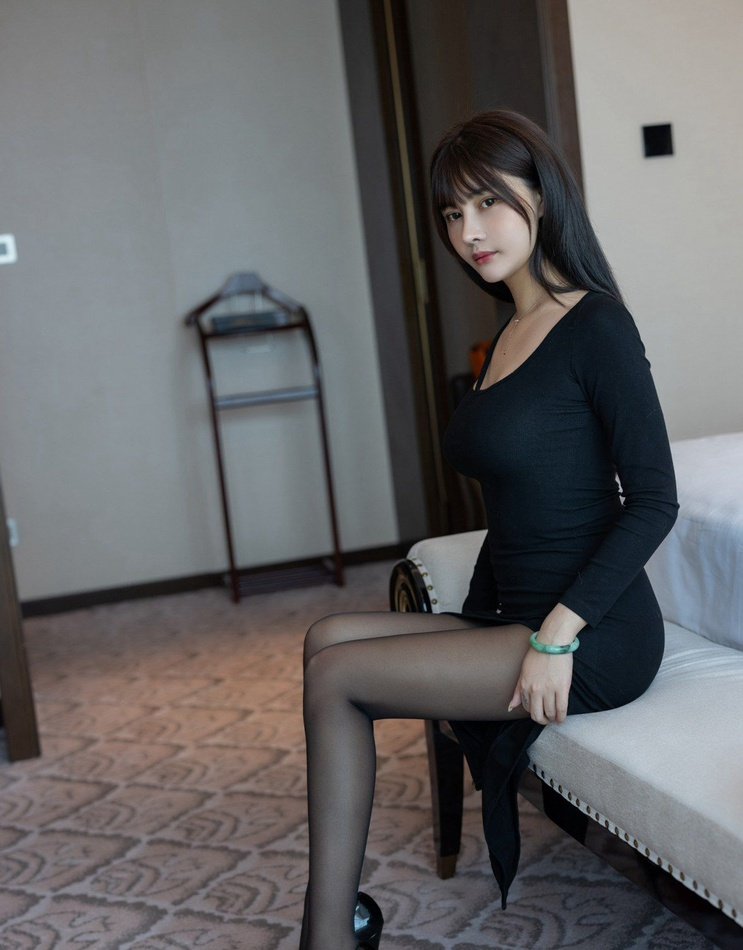
#> input picture picture_material/beauty_leg2.jpg, 743 x 950 px, shrunk from 1178 x 1507 before the run, found by its file name
$ python 10.otsus.py
#> lines starting #> are read from the running program, lines starting #| are printed output that depends on the picture; after the words box and inside, x2 and y2 are one past the last pixel; in counts of white or black regions, pixels touching at a corner belong together
import cv2
from matplotlib import pyplot as plt
import numpy as np

def sp_noise(img, prob):
    #椒盐噪声 prob：噪声比例
    img_noise = np.zeros(img.shape, np.uint8)
    thres = 1 - prob
    for i in range(img.shape[0]):
        for j in range(img.shape[1]):
            rNum = np.random.random()
            if rNum < prob:
                img_noise[i][j] = 0
            elif rNum > thres:
                img_noise[i][j] = 255
            else:
                img_noise[i][j] = img[i][j]
    return img_noise

img = cv2.imread("picture_material/beauty_leg2.jpg")
#> img is the input picture: shape (950, 743, 3); mean B, G, R 101.2, 99.8, 100.1
img = cv2.cvtColor(img, cv2.COLOR_BGR2GRAY)
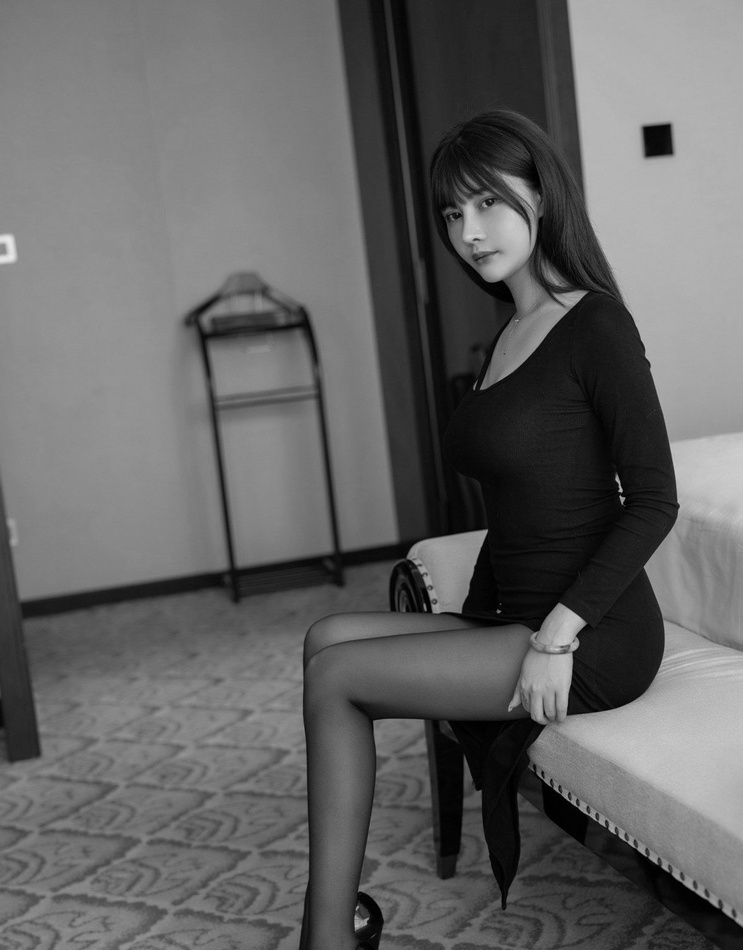
#> img: shape (950, 743); min 0, max 234, mean 100
img = sp_noise(img, 0.06)
#> after the loop in sp_noise, `for i in range(img.shape[0]):`:
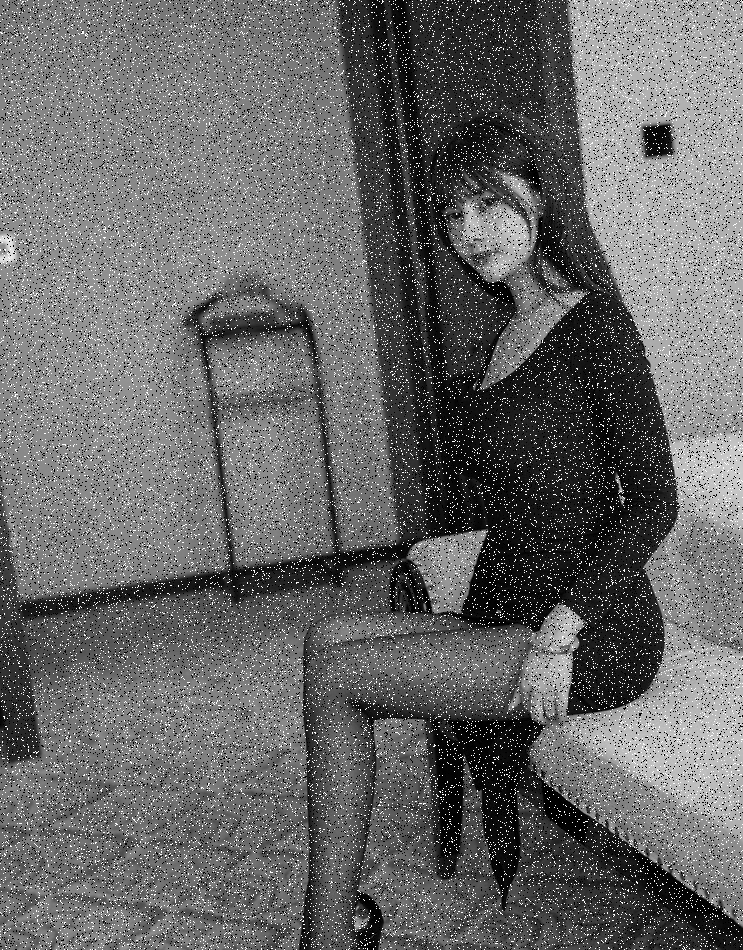
#> img_noise: shape (950, 743); min 0, max 255, mean 103.3
ret1, th1 = cv2.threshold(img, 127, 255, cv2.THRESH_BINARY)
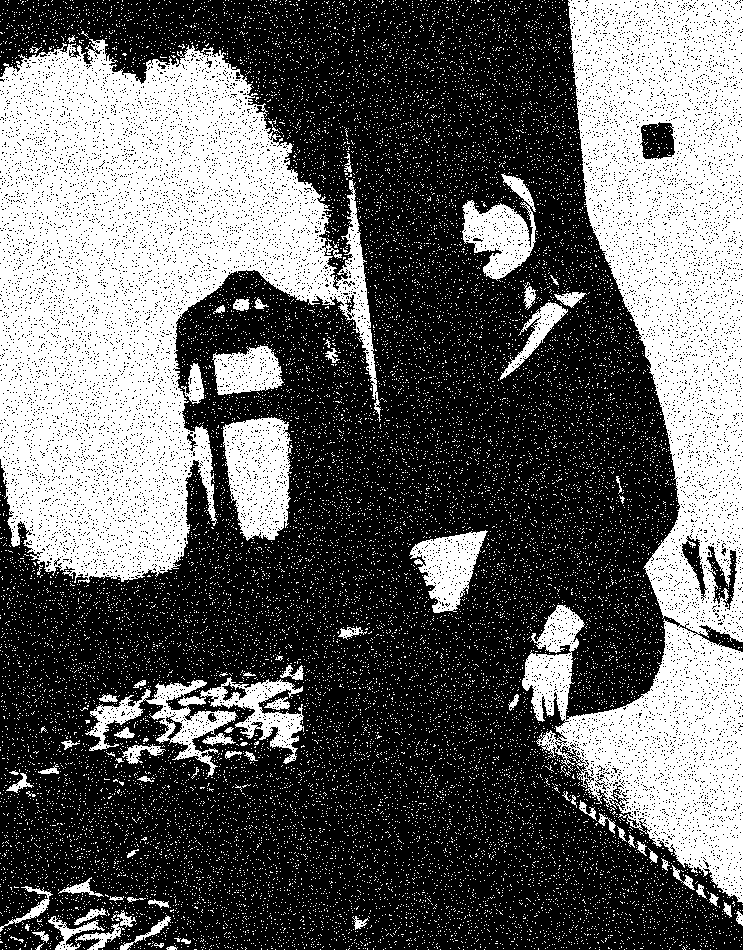
#> th1: shape (950, 743); 38.5% white; 19871 white regions (19791 under 20 px), largest, box (x1, y1, x2, y2) and area: (0, 39, 381, 583) 115109, (522, 0, 743, 903) 99105, (85, 677, 304, 777) 6799
ret2, th2 = cv2.threshold(img, 127, 255, cv2.THRESH_BINARY + cv2.THRESH_OTSU)
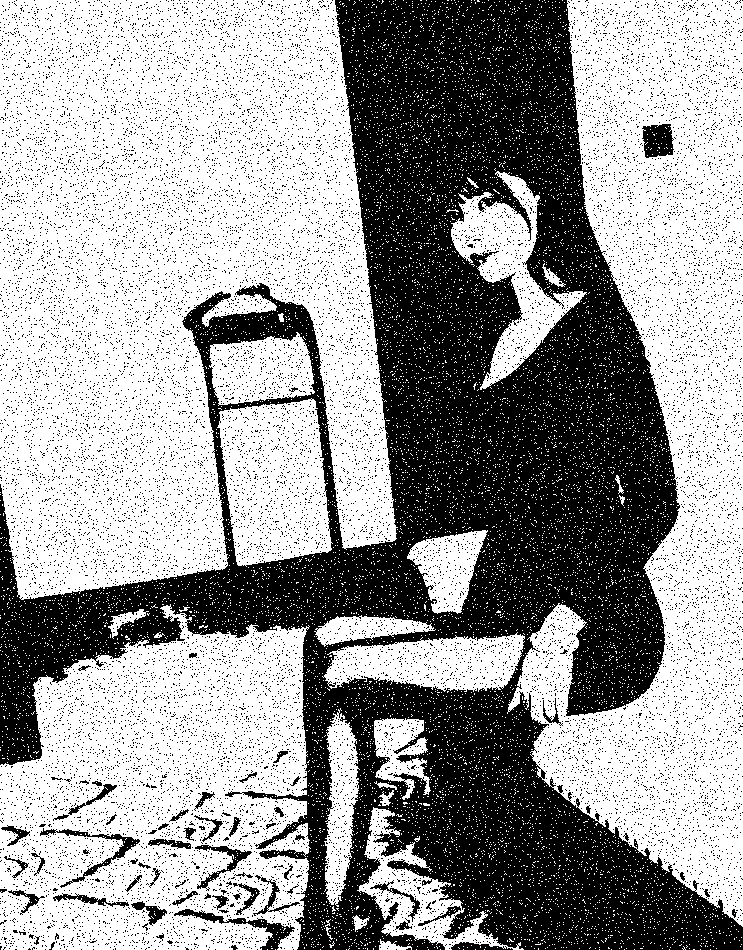
#> th2: shape (950, 743); 60.4% white; 19393 black regions (19329 under 20 px), largest, box (x1, y1, x2, y2) and area: (0, 0, 743, 950) 245955, (174, 909, 295, 950) 951, (642, 124, 674, 158) 846
#> ret2 = 91
#先高斯滤波，再otsus二值化
blur = cv2.GaussianBlur(img, (5, 5), 0)
ret3, th3 = cv2.threshold(blur, 0, 255, cv2.THRESH_BINARY + cv2.THRESH_OTSU)
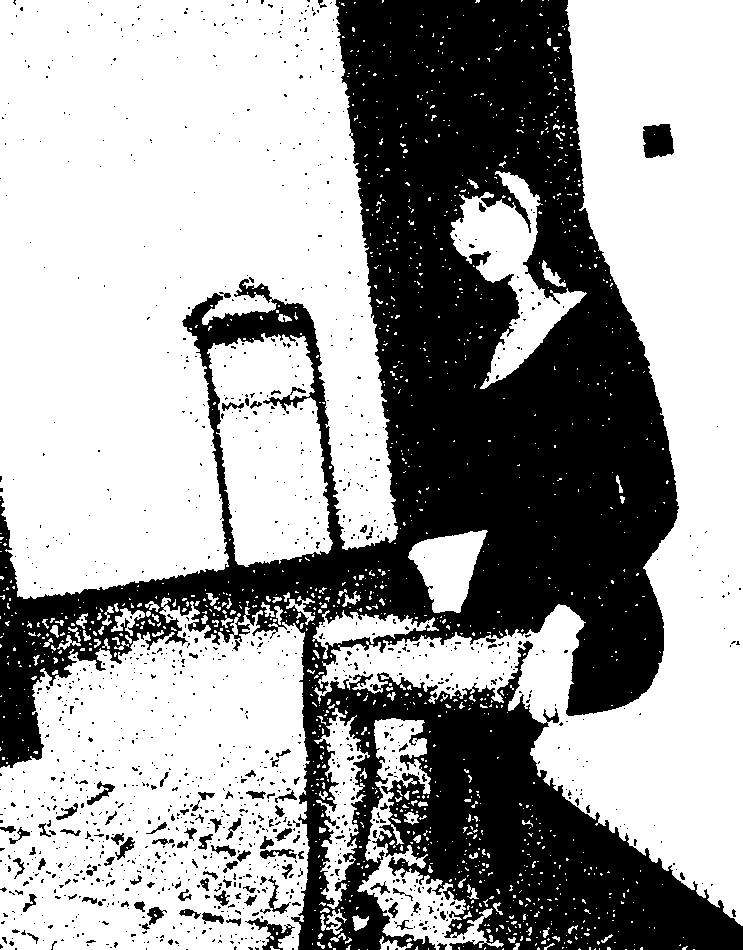
#> th3: shape (950, 743); 63% white; 1323 black regions (1207 under 20 px), largest, box (x1, y1, x2, y2) and area: (0, 0, 743, 950) 248653, (643, 124, 674, 158) 881, (245, 918, 295, 950) 503
#> ret3 = 92

images = [img, 0, th1, img, 0, th2, blur, 0, th3]
titles = ['origin', 'Histogram', 'Threshold', 'origin', 'Histogram', 'Otsus', 'GaussianBlur', 'Histogram', 'Otsus']
for i in range(3):
    plt.subplot(3, 3, i * 3 + 1),plt.imshow(images[i * 3]),plt.title(titles[i * 3]),plt.axis('off')
    plt.subplot(3, 3, i * 3 + 2),plt.hist(images[i * 3].ravel(), 256),plt.title(titles[i * 3 + 1])
    plt.subplot(3, 3, i * 3 + 3),plt.imshow(images[i * 3 + 2]),plt.title(titles[i * 3 + 2]),plt.axis('off')
plt.show()
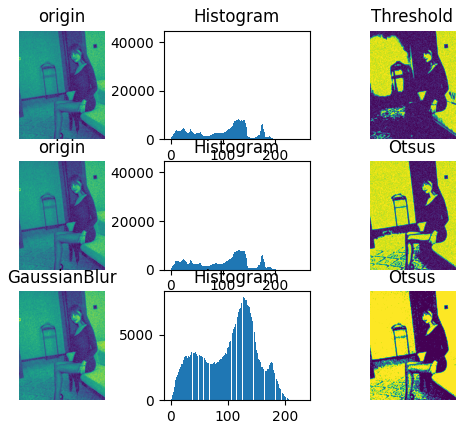
#> figure drawn by matplotlib, 9 panels; panel 2: tallest bar 42579 high, from x = 0 to 0.996; panel 5: tallest bar 42579 high, from x = 0 to 0.996; panel 8: tallest bar 7932 high, from x = 126.9 to 127.8

$ run again, with picture_material/beauty_leg3.jpg copied over picture_material/beauty_leg2.jpg
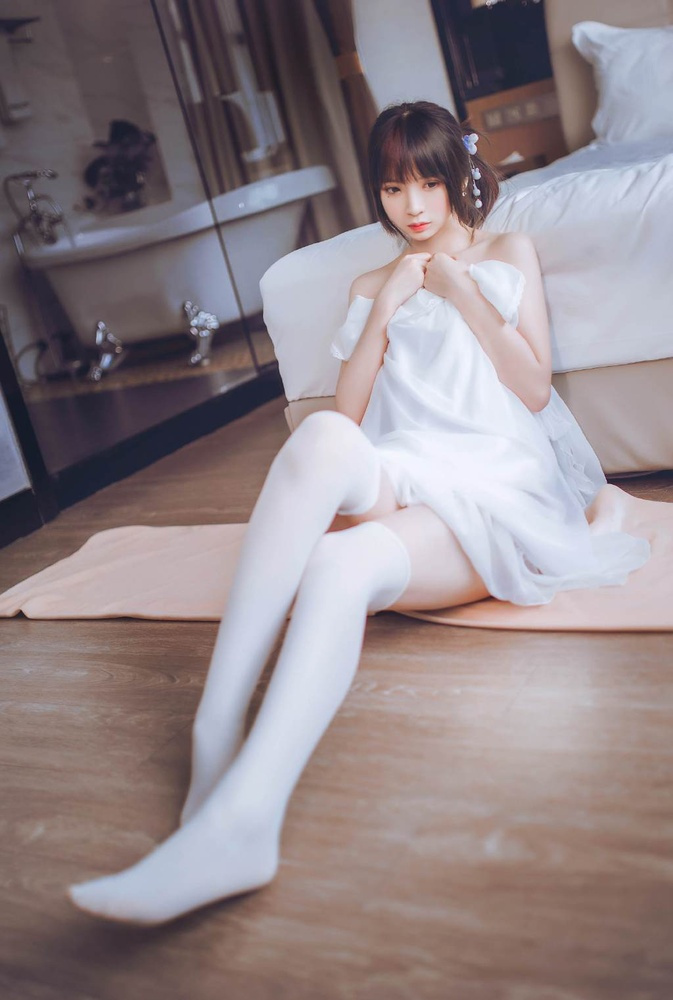
#> input picture picture_material/beauty_leg3.jpg, 673 x 1000 px, shrunk from 1024 x 1522 before the run, found by its file name
#> img is the input picture: shape (1000, 673, 3); mean B, G, R 137.3, 133.3, 145.1
#> img: shape (1000, 673)
#> `ret1, th1 = cv2.threshold(img, 127, 255, cv2.THRESH_BINARY)`:
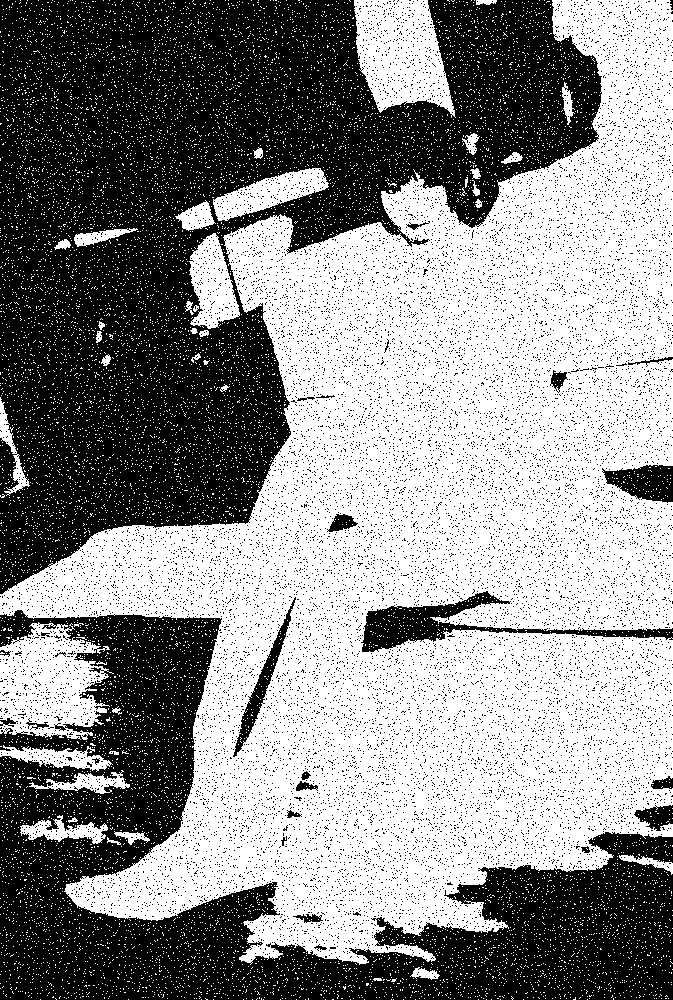
#> th1: shape (1000, 673); 54.6% white; 16561 black regions (16533 under 20 px), largest, box (x1, y1, x2, y2) and area: (0, 0, 602, 594) 178280, (0, 610, 673, 1000) 95580, (361, 591, 673, 652) 4563
#> th2: shape (1000, 673); 50.6% white; 15216 black regions (15194 under 20 px), largest, box (x1, y1, x2, y2) and area: (0, 0, 605, 595) 181736, (0, 609, 673, 1000) 118034, (361, 588, 673, 654) 5437
#> ret2 = 135
#> `ret3, th3 = cv2.threshold(blur, 0, 255, cv2.THRESH_BINARY + cv2.THRESH..`:
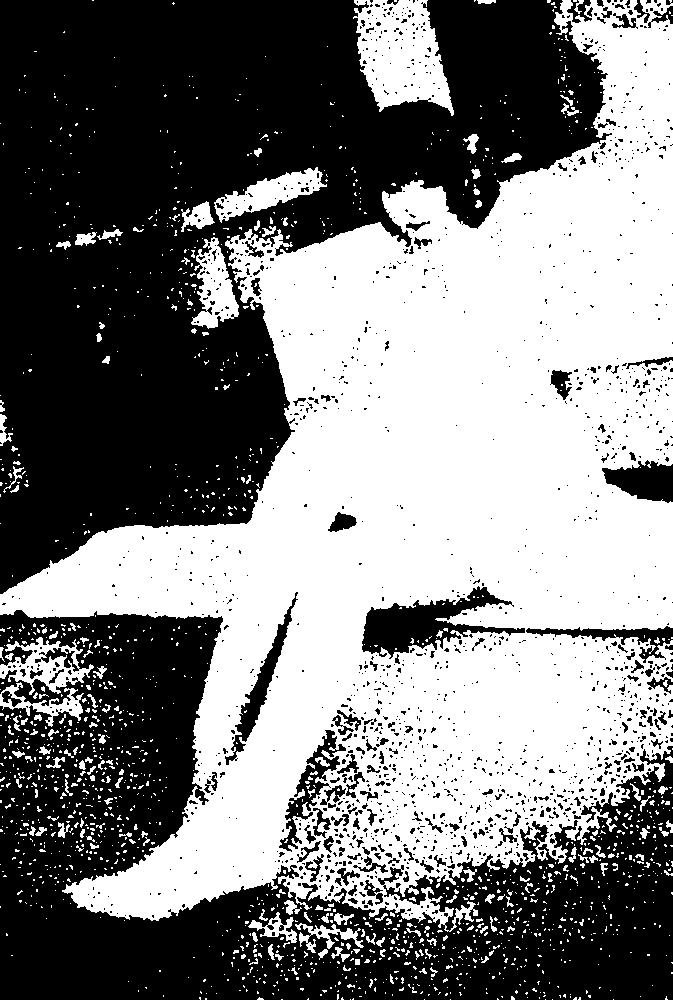
#> th3: shape (1000, 673); 49.6% white; 1657 white regions (1487 under 20 px), largest, box (x1, y1, x2, y2) and area: (0, 0, 673, 932) 302876, (353, 0, 454, 116) 7519, (214, 167, 327, 223) 2458
#> ret3 = 136
